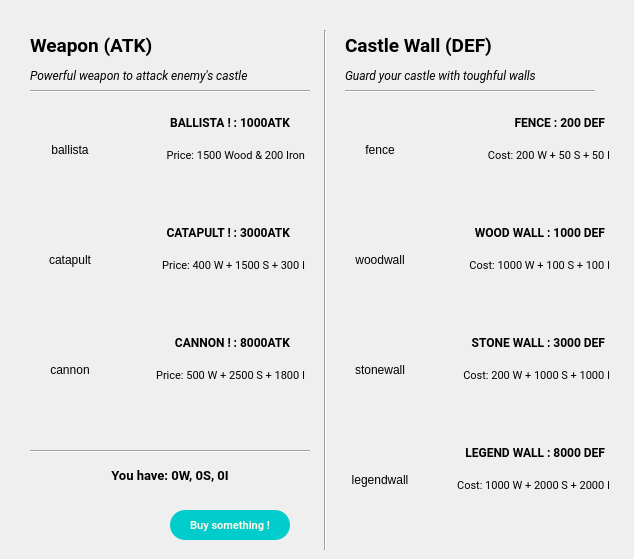
    <widget class="QWidget" name="shopTabPage">
     <attribute name="title">
      <string>Shop</string>
     </attribute>
     <widget class="Line" name="line3_0">
      <property name="geometry">
       <rect>
        <x>315</x>
        <y>30</y>
        <width>20</width>
        <height>520</height>
       </rect>
      </property>
      <property name="orientation">
       <enum>Qt::Vertical</enum>
      </property>
     </widget>
     <widget class="QLabel" name="text3_1">
      <property name="geometry">
       <rect>
        <x>30</x>
        <y>30</y>
        <width>150</width>
        <height>30</height>
       </rect>
      </property>
      <property name="font">
       <font>
        <family>Roboto</family>
        <pointsize>14</pointsize>
        <weight>75</weight>
        <bold>true</bold>
       </font>
      </property>
      <property name="text">
       <string>Weapon (ATK)</string>
      </property>
     </widget>
     <widget class="QLabel" name="text3_2">
      <property name="geometry">
       <rect>
        <x>345</x>
        <y>30</y>
        <width>180</width>
        <height>30</height>
       </rect>
      </property>
      <property name="font">
       <font>
        <family>Roboto</family>
        <pointsize>14</pointsize>
        <weight>75</weight>
        <bold>true</bold>
       </font>
      </property>
      <property name="text">
       <string>Castle Wall (DEF)</string>
      </property>
     </widget>
     <widget class="Line" name="line3_1">
      <property name="geometry">
       <rect>
        <x>30</x>
        <y>90</y>
        <width>280</width>
        <height>3</height>
       </rect>
      </property>
      <property name="orientation">
       <enum>Qt::Horizontal</enum>
      </property>
     </widget>
     <widget class="Line" name="line3_2">
      <property name="geometry">
       <rect>
        <x>345</x>
        <y>90</y>
        <width>250</width>
        <height>3</height>
       </rect>
      </property>
      <property name="orientation">
       <enum>Qt::Horizontal</enum>
      </property>
     </widget>
     <widget class="QLabel" name="miniText3_1">
      <property name="geometry">
       <rect>
        <x>30</x>
        <y>60</y>
        <width>280</width>
        <height>30</height>
       </rect>
      </property>
      <property name="font">
       <font>
        <family>Roboto</family>
        <pointsize>9</pointsize>
        <italic>true</italic>
       </font>
      </property>
      <property name="text">
       <string>Powerful weapon to attack enemy's castle</string>
      </property>
     </widget>
     <widget class="QLabel" name="miniText3_2">
      <property name="geometry">
       <rect>
        <x>345</x>
        <y>60</y>
        <width>280</width>
        <height>30</height>
       </rect>
      </property>
      <property name="font">
       <font>
        <family>Roboto</family>
        <pointsize>9</pointsize>
        <italic>true</italic>
       </font>
      </property>
      <property name="text">
       <string>Guard your castle with toughful walls</string>
      </property>
     </widget>
     <widget class="QLabel" name="imageShop_fence">
      <property name="geometry">
       <rect>
        <x>340</x>
        <y>110</y>
        <width>80</width>
        <height>80</height>
       </rect>
      </property>
      <property name="text">
       <string>fence</string>
      </property>
      <property name="alignment">
       <set>Qt::AlignCenter</set>
      </property>
     </widget>
     <widget class="QLabel" name="imageShop_woodwall">
      <property name="geometry">
       <rect>
        <x>340</x>
        <y>220</y>
        <width>80</width>
        <height>80</height>
       </rect>
      </property>
      <property name="text">
       <string>woodwall</string>
      </property>
      <property name="alignment">
       <set>Qt::AlignCenter</set>
      </property>
     </widget>
     <widget class="QLabel" name="imageShop_stonewall">
      <property name="geometry">
       <rect>
        <x>340</x>
        <y>330</y>
        <width>80</width>
        <height>80</height>
       </rect>
      </property>
      <property name="text">
       <string>stonewall</string>
      </property>
      <property name="alignment">
       <set>Qt::AlignCenter</set>
      </property>
     </widget>
     <widget class="QLabel" name="imageShop_legendwall">
      <property name="geometry">
       <rect>
        <x>340</x>
        <y>440</y>
        <width>80</width>
        <height>80</height>
       </rect>
      </property>
      <property name="text">
       <string>legendwall</string>
      </property>
      <property name="alignment">
       <set>Qt::AlignCenter</set>
      </property>
     </widget>
     <widget class="QLabel" name="imageShop_ballista">
      <property name="geometry">
       <rect>
        <x>30</x>
        <y>110</y>
        <width>80</width>
        <height>80</height>
       </rect>
      </property>
      <property name="text">
       <string>ballista</string>
      </property>
      <property name="alignment">
       <set>Qt::AlignCenter</set>
      </property>
     </widget>
     <widget class="QLabel" name="imageShop_catapult">
      <property name="geometry">
       <rect>
        <x>30</x>
        <y>220</y>
        <width>80</width>
        <height>80</height>
       </rect>
      </property>
      <property name="text">
       <string>catapult</string>
      </property>
      <property name="alignment">
       <set>Qt::AlignCenter</set>
      </property>
     </widget>
     <widget class="QLabel" name="imageShop_cannon">
      <property name="geometry">
       <rect>
        <x>30</x>
        <y>330</y>
        <width>80</width>
        <height>80</height>
       </rect>
      </property>
      <property name="text">
       <string>cannon</string>
      </property>
      <property name="alignment">
       <set>Qt::AlignCenter</set>
      </property>
     </widget>
     <widget class="QLabel" name="textShop_1">
      <property name="geometry">
       <rect>
        <x>110</x>
        <y>110</y>
        <width>180</width>
        <height>25</height>
       </rect>
      </property>
      <property name="font">
       <font>
        <family>Roboto</family>
        <pointsize>9</pointsize>
        <weight>75</weight>
        <italic>false</italic>
        <bold>true</bold>
       </font>
      </property>
      <property name="text">
       <string>BALLISTA ! : 1000ATK</string>
      </property>
      <property name="alignment">
       <set>Qt::AlignRight|Qt::AlignTrailing|Qt::AlignVCenter</set>
      </property>
     </widget>
     <widget class="QLabel" name="textShop_2">
      <property name="geometry">
       <rect>
        <x>110</x>
        <y>220</y>
        <width>180</width>
        <height>25</height>
       </rect>
      </property>
      <property name="font">
       <font>
        <family>Roboto</family>
        <pointsize>9</pointsize>
        <weight>75</weight>
        <italic>false</italic>
        <bold>true</bold>
       </font>
      </property>
      <property name="text">
       <string>CATAPULT ! : 3000ATK</string>
      </property>
      <property name="alignment">
       <set>Qt::AlignRight|Qt::AlignTrailing|Qt::AlignVCenter</set>
      </property>
     </widget>
     <widget class="QLabel" name="textShop_3">
      <property name="geometry">
       <rect>
        <x>110</x>
        <y>330</y>
        <width>180</width>
        <height>25</height>
       </rect>
      </property>
      <property name="font">
       <font>
        <family>Roboto</family>
        <pointsize>9</pointsize>
        <weight>75</weight>
        <italic>false</italic>
        <bold>true</bold>
       </font>
      </property>
      <property name="text">
       <string>CANNON ! : 8000ATK</string>
      </property>
      <property name="alignment">
       <set>Qt::AlignRight|Qt::AlignTrailing|Qt::AlignVCenter</set>
      </property>
     </widget>
     <widget class="QLabel" name="textShop_4">
      <property name="geometry">
       <rect>
        <x>425</x>
        <y>110</y>
        <width>180</width>
        <height>25</height>
       </rect>
      </property>
      <property name="font">
       <font>
        <family>Roboto</family>
        <pointsize>9</pointsize>
        <weight>75</weight>
        <italic>false</italic>
        <bold>true</bold>
       </font>
      </property>
      <property name="text">
       <string>FENCE : 200 DEF</string>
      </property>
      <property name="alignment">
       <set>Qt::AlignRight|Qt::AlignTrailing|Qt::AlignVCenter</set>
      </property>
     </widget>
     <widget class="QLabel" name="textShop_5">
      <property name="geometry">
       <rect>
        <x>425</x>
        <y>220</y>
        <width>180</width>
        <height>25</height>
       </rect>
      </property>
      <property name="font">
       <font>
        <family>Roboto</family>
        <pointsize>9</pointsize>
        <weight>75</weight>
        <italic>false</italic>
        <bold>true</bold>
       </font>
      </property>
      <property name="text">
       <string>WOOD WALL : 1000 DEF</string>
      </property>
      <property name="alignment">
       <set>Qt::AlignRight|Qt::AlignTrailing|Qt::AlignVCenter</set>
      </property>
     </widget>
     <widget class="QLabel" name="textShop_6">
      <property name="geometry">
       <rect>
        <x>425</x>
        <y>330</y>
        <width>180</width>
        <height>25</height>
       </rect>
      </property>
      <property name="font">
       <font>
        <family>Roboto</family>
        <pointsize>9</pointsize>
        <weight>75</weight>
        <italic>false</italic>
        <bold>true</bold>
       </font>
      </property>
      <property name="text">
       <string>STONE WALL : 3000 DEF</string>
      </property>
      <property name="alignment">
       <set>Qt::AlignRight|Qt::AlignTrailing|Qt::AlignVCenter</set>
      </property>
     </widget>
     <widget class="QLabel" name="textShop_7">
      <property name="geometry">
       <rect>
        <x>425</x>
        <y>440</y>
        <width>180</width>
        <height>25</height>
       </rect>
      </property>
      <property name="font">
       <font>
        <family>Roboto</family>
        <pointsize>9</pointsize>
        <weight>75</weight>
        <italic>false</italic>
        <bold>true</bold>
       </font>
      </property>
      <property name="text">
       <string>LEGEND WALL : 8000 DEF</string>
      </property>
      <property name="alignment">
       <set>Qt::AlignRight|Qt::AlignTrailing|Qt::AlignVCenter</set>
      </property>
     </widget>
     <widget class="QLabel" name="miniTextShop_1">
      <property name="geometry">
       <rect>
        <x>125</x>
        <y>140</y>
        <width>180</width>
        <height>30</height>
       </rect>
      </property>
      <property name="font">
       <font>
        <family>Roboto</family>
        <pointsize>8</pointsize>
        <italic>false</italic>
       </font>
      </property>
      <property name="text">
       <string> Price: 1500 Wood &amp; 200 Iron</string>
      </property>
      <property name="alignment">
       <set>Qt::AlignRight|Qt::AlignTrailing|Qt::AlignVCenter</set>
      </property>
     </widget>
     <widget class="QLabel" name="miniTextShop_2">
      <property name="geometry">
       <rect>
        <x>125</x>
        <y>250</y>
        <width>180</width>
        <height>30</height>
       </rect>
      </property>
      <property name="font">
       <font>
        <family>Roboto</family>
        <pointsize>8</pointsize>
        <italic>false</italic>
       </font>
      </property>
      <property name="text">
       <string> Price: 400 W + 1500 S + 300 I</string>
      </property>
      <property name="alignment">
       <set>Qt::AlignRight|Qt::AlignTrailing|Qt::AlignVCenter</set>
      </property>
     </widget>
     <widget class="QLabel" name="miniTextShop_3">
      <property name="geometry">
       <rect>
        <x>125</x>
        <y>360</y>
        <width>180</width>
        <height>30</height>
       </rect>
      </property>
      <property name="font">
       <font>
        <family>Roboto</family>
        <pointsize>8</pointsize>
        <italic>false</italic>
       </font>
      </property>
      <property name="text">
       <string> Price: 500 W + 2500 S + 1800 I</string>
      </property>
      <property name="alignment">
       <set>Qt::AlignRight|Qt::AlignTrailing|Qt::AlignVCenter</set>
      </property>
     </widget>
     <widget class="QLabel" name="miniTextShop_4">
      <property name="geometry">
       <rect>
        <x>430</x>
        <y>140</y>
        <width>180</width>
        <height>30</height>
       </rect>
      </property>
      <property name="font">
       <font>
        <family>Roboto</family>
        <pointsize>8</pointsize>
        <italic>false</italic>
       </font>
      </property>
      <property name="text">
       <string> Cost: 200 W + 50 S + 50 I</string>
      </property>
      <property name="alignment">
       <set>Qt::AlignRight|Qt::AlignTrailing|Qt::AlignVCenter</set>
      </property>
     </widget>
     <widget class="QLabel" name="miniTextShop_5">
      <property name="geometry">
       <rect>
        <x>430</x>
        <y>250</y>
        <width>180</width>
        <height>30</height>
       </rect>
      </property>
      <property name="font">
       <font>
        <family>Roboto</family>
        <pointsize>8</pointsize>
        <italic>false</italic>
       </font>
      </property>
      <property name="text">
       <string> Cost: 1000 W + 100 S + 100 I</string>
      </property>
      <property name="alignment">
       <set>Qt::AlignRight|Qt::AlignTrailing|Qt::AlignVCenter</set>
      </property>
     </widget>
     <widget class="QLabel" name="miniTextShop_6">
      <property name="geometry">
       <rect>
        <x>430</x>
        <y>360</y>
        <width>180</width>
        <height>30</height>
       </rect>
      </property>
      <property name="font">
       <font>
        <family>Roboto</family>
        <pointsize>8</pointsize>
        <italic>false</italic>
       </font>
      </property>
      <property name="text">
       <string>Cost: 200 W + 1000 S + 1000 I</string>
      </property>
      <property name="alignment">
       <set>Qt::AlignRight|Qt::AlignTrailing|Qt::AlignVCenter</set>
      </property>
     </widget>
     <widget class="QLabel" name="miniTextShop_7">
      <property name="geometry">
       <rect>
        <x>430</x>
        <y>470</y>
        <width>180</width>
        <height>30</height>
       </rect>
      </property>
      <property name="font">
       <font>
        <family>Roboto</family>
        <pointsize>8</pointsize>
        <italic>false</italic>
       </font>
      </property>
      <property name="text">
       <string> Cost: 1000 W + 2000 S + 2000 I</string>
      </property>
      <property name="alignment">
       <set>Qt::AlignRight|Qt::AlignTrailing|Qt::AlignVCenter</set>
      </property>
     </widget>
     <widget class="Line" name="line3_3">
      <property name="geometry">
       <rect>
        <x>30</x>
        <y>450</y>
        <width>280</width>
        <height>3</height>
       </rect>
      </property>
      <property name="orientation">
       <enum>Qt::Horizontal</enum>
      </property>
     </widget>
     <widget class="QPushButton" name="buttonBuyItem">
      <property name="geometry">
       <rect>
        <x>170</x>
        <y>510</y>
        <width>120</width>
        <height>30</height>
       </rect>
      </property>
      <property name="font">
       <font>
        <family>Roboto</family>
        <pointsize>8</pointsize>
        <weight>75</weight>
        <italic>false</italic>
        <bold>true</bold>
       </font>
      </property>
      <property name="styleSheet">
       <string notr="true">QPushButton {
        background-color: #00cccc;
        color: #fff7e6 ;
        border-radius: 15;
}

QPushButton:hover {
        color: #fff7e6 ;
        background-color: #002e4d;
}

QPushButton:pressed {
        color: #fff7e6 ;
        background-color: #000066;
}</string>
      </property>
      <property name="text">
       <string>Buy something !</string>
      </property>
     </widget>
     <widget class="QLabel" name="labelResourceShop">
      <property name="geometry">
       <rect>
        <x>30</x>
        <y>460</y>
        <width>280</width>
        <height>30</height>
       </rect>
      </property>
      <property name="font">
       <font>
        <family>Roboto</family>
        <pointsize>10</pointsize>
        <weight>75</weight>
        <bold>true</bold>
       </font>
      </property>
      <property name="text">
       <string>You have: 0W, 0S, 0I</string>
      </property>
      <property name="alignment">
       <set>Qt::AlignCenter</set>
      </property>
     </widget>
    </widget>
